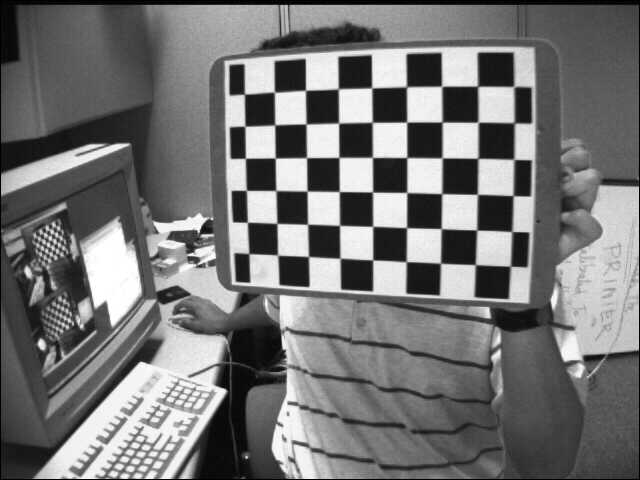
#> input picture 2week/calibration_images/left01.jpg, 640 x 480 px; its folder holds only this picture in this run
$ python 'project 2-1.py'
#> lines starting #> are read from the running program, lines starting #| are printed output that depends on the picture; long printed decimals are rounded
import cv2  # OpenCV 라이브러리를 불러옵니다.
import numpy as np  # 배열 계산을 위해 NumPy를 불러옵니다.
import glob  # 여러 이미지 파일 경로를 한 번에 불러오기 위해 사용합니다.

# 체크보드의 내부 코너 개수를 설정합니다.
CHECKERBOARD = (9, 6)

# 체크보드 한 칸의 실제 크기를 mm 단위로 설정합니다.
square_size = 25.0

# 코너 위치를 더 정밀하게 찾기 위한 종료 조건을 설정합니다.
criteria = (cv2.TERM_CRITERIA_EPS + cv2.TERM_CRITERIA_MAX_ITER, 30, 0.001)

# 체크보드의 실제 3차원 좌표를 저장할 배열을 생성합니다.
objp = np.zeros((CHECKERBOARD[0] * CHECKERBOARD[1], 3), np.float32)

# 체크보드 평면 위의 (x, y) 좌표를 격자 형태로 생성합니다.
objp[:, :2] = np.mgrid[0:CHECKERBOARD[0], 0:CHECKERBOARD[1]].T.reshape(-1, 2)

# 생성한 좌표에 실제 한 칸 크기를 곱해 실제 크기를 반영합니다.
objp *= square_size

# 모든 이미지의 실제 3차원 좌표를 저장할 리스트입니다.
objpoints = []

# 모든 이미지의 2차원 코너 좌표를 저장할 리스트입니다.
imgpoints = []

# calibration_images 폴더 안의 left로 시작하는 jpg 파일들을 모두 불러옵니다.
images = glob.glob("2week/calibration_images/left*.jpg")

# 이미지 크기를 저장할 변수를 미리 만들어 둡니다.
img_size = None

# -----------------------------
# 1. 체크보드 코너 검출
# -----------------------------
for fname in images:  # 불러온 모든 체크보드 이미지에 대해 반복합니다.
    img = cv2.imread(fname)  # 현재 이미지를 읽어옵니다.
#> img is the input picture: shape (480, 640, 3); min 0, max 255, mean 116.6

    if img is None:  # 이미지가 정상적으로 읽히지 않은 경우를 확인합니다.
        print("이미지를 읽을 수 없습니다:", fname)  # 어떤 파일에서 문제가 생겼는지 출력합니다.
        continue  # 현재 파일은 건너뛰고 다음 파일로 넘어갑니다.

    gray = cv2.cvtColor(img, cv2.COLOR_BGR2GRAY)  # 코너 검출을 위해 이미지를 그레이스케일로 변환합니다.
    img_size = gray.shape[::-1]  # 이미지 크기를 (width, height) 형태로 저장합니다.
#> img_size = (640, 480)

    ret, corners = cv2.findChessboardCorners(gray, CHECKERBOARD, None)  # 체크보드 코너를 검출합니다.
#> ret = True; corners = 54 rows, first 8: [244.5, 94.33], [274.6, 92.24], [305.5, 90.4], [338.4, 88.84], [371.6, 87.98], [406.8, 86.92], [441.6, 86.37], [477.6, 86.38]

    if ret:  # 코너 검출에 성공한 경우입니다.
        objpoints.append(objp)  # 실제 3차원 좌표를 저장합니다.

        corners2 = cv2.cornerSubPix(  # 검출한 코너 위치를 더 정확하게 보정합니다.
            gray,  # 입력 그레이스케일 이미지입니다.
            corners,  # 처음 검출한 코너 좌표입니다.
            (11, 11),  # 코너 주변 탐색 윈도우 크기입니다.
            (-1, -1),  # dead zone을 사용하지 않겠다는 의미입니다.
            criteria  # 앞에서 설정한 종료 조건을 사용합니다.
        )
#> corners2 = 54 rows, first 8: [244.4, 94.14], [274.4, 92.21], [305.5, 90.32], [338.3, 88.79], [371.7, 87.87], [406.5, 86.71], [441.6, 86.25], [477.6, 86.22]

        imgpoints.append(corners2)  # 보정된 2차원 코너 좌표를 저장합니다.

        print("코너 검출 성공:", fname)  # 어떤 이미지에서 코너 검출에 성공했는지 출력합니다.
    else:  # 코너 검출에 실패한 경우입니다.
        print("코너 검출 실패:", fname)  # 실패한 파일 이름을 출력합니다.

if len(objpoints) == 0 or len(imgpoints) == 0:  # 유효한 코너를 찾은 이미지가 하나도 없는지 확인합니다.
    print("유효한 체크보드 코너를 찾은 이미지가 없습니다.")  # 오류 메시지를 출력합니다.
    exit()  # 프로그램을 종료합니다.

# -----------------------------
# 2. 카메라 캘리브레이션
# -----------------------------
ret, K, dist, rvecs, tvecs = cv2.calibrateCamera(  # 검출한 좌표들을 이용해 카메라 캘리브레이션을 수행합니다.
    objpoints,  # 실제 3차원 좌표 목록입니다.
    imgpoints,  # 이미지에서 검출한 2차원 좌표 목록입니다.
    img_size,  # 이미지 크기입니다.
    None,  # 초기 카메라 행렬은 지정하지 않습니다.
    None  # 초기 왜곡 계수도 지정하지 않습니다.
)
#> ret = 0.161; K = [[811.4, 0, 306.3], [0, 768.8, 314.7], [0, 0, 1]]; dist = [[-0.656, 0.296, -0.0603, 0.0206, -0.406]]; rvecs = ([0.252, 0.427, 0.0302],); tvecs = ([-47.08, -169.8, 587.5],)

print("Camera Matrix K:")  # 카메라 내부 행렬 출력을 위한 제목입니다.
print(K)  # 계산된 Camera Matrix를 출력합니다.
#| [[811.353   0.         306.305]
#|  [  0.         768.773 314.671]
#|  [  0.           0.           1.        ]]

print("\nDistortion Coefficients:")  # 왜곡 계수 출력을 위한 제목입니다.
print(dist)  # 계산된 왜곡 계수를 출력합니다.
#| [[-0.6556   0.2957  -0.06027  0.02059 -0.4062]]

# -----------------------------
# 3. 왜곡 보정 시각화
# -----------------------------
test_img = cv2.imread(images[0])  # 첫 번째 체크보드 이미지를 예시 이미지로 다시 불러옵니다.

if test_img is None:  # 테스트 이미지를 정상적으로 읽었는지 확인합니다.
    print("왜곡 보정용 테스트 이미지를 읽을 수 없습니다.")  # 읽기 실패 메시지를 출력합니다.
    exit()  # 프로그램을 종료합니다.

h, w = test_img.shape[:2]  # 테스트 이미지의 높이와 너비를 저장합니다.
#> h = 480; w = 640

newK, roi = cv2.getOptimalNewCameraMatrix(K, dist, (w, h), 1, (w, h))
#> newK = [[580.9, 0, 334.3], [0, 541.3, 299], [0, 0, 1]]; roi = (80, 70, 517, 354)
# 왜곡 보정에 사용할 새로운 카메라 행렬을 계산합니다.

undistorted = cv2.undistort(test_img, K, dist, None, newK)
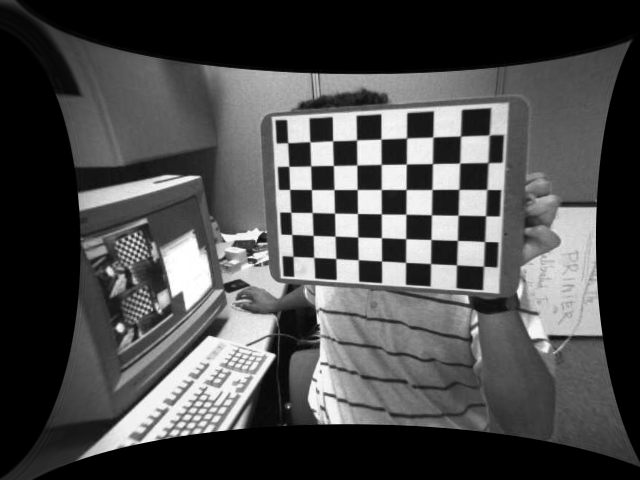
#> undistorted: shape (480, 640, 3); min 0, max 255, mean 75.3
# 원본 이미지에 왜곡 보정을 적용합니다.

cv2.imwrite("original_image.jpg", test_img)  # 원본 이미지를 파일로 저장합니다.
cv2.imwrite("undistorted_image.jpg", undistorted)  # 왜곡 보정된 이미지를 파일로 저장합니다.

cv2.imshow("Original Image", test_img)  # 원본 이미지를 화면에 출력합니다.
cv2.imshow("Undistorted Image", undistorted)  # 왜곡 보정된 이미지를 화면에 출력합니다.

cv2.waitKey(0)  # 키 입력이 들어올 때까지 창을 유지합니다.
cv2.destroyAllWindows()  # 모든 OpenCV 창을 닫습니다.

$ run again, on 2week/calibration_images/left05.jpg
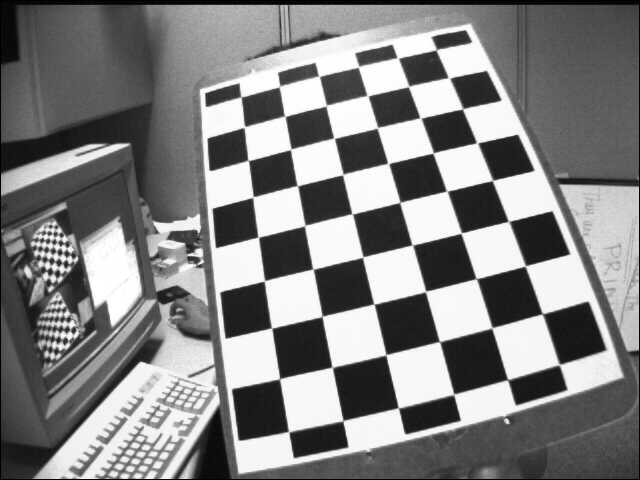
#> input picture 2week/calibration_images/left05.jpg, 640 x 480 px
#> img is the input picture: shape (480, 640, 3); min 0, max 255, mean 129.8
#> `ret, corners = cv2.findChessboardCorners(gray, CHECKERBOARD, None)`: ret = True; corners = 54 rows, first 8: [435.9, 50.23], [450, 78.54], [462.7, 108.8], [476.5, 142.8], [492.5, 180.5], [508.4, 221.1], [525.3, 265.9], [542.1, 313.6]
#> corners2 = 54 rows, first 8: [436.3, 49.72], [449, 77.82], [462.6, 108.7], [477.1, 142.9], [492.5, 180.4], [508.7, 221.4], [525.3, 265.9], [542.4, 313.8]
#> `ret, K, dist, rvecs, tvecs = cv2.calibrateCamera(`: ret = 0.143; K = [[639.5, 0, 320.2], [0, 651.5, 193.3], [0, 0, 1]]; dist = [[-0.412, -0.0341, 0.027, 0.0148, 0.431]]; rvecs = ([-0.361, 0.527, 1.3],); tvecs = ([71.82, -88.53, 380.3],)
#| [[639.458   0.         320.195]
#|  [  0.         651.460 193.277]
#|  [  0.           0.           1.        ]]
#| [[-0.412 -0.03405  0.027  0.01479   0.431  ]]
#> newK = [[521, 0, 334.1], [0, 536.2, 210.7], [0, 0, 1]]; roi = (26, 40, 593, 418)
#> `undistorted = cv2.undistort(test_img, K, dist, None, newK)`:
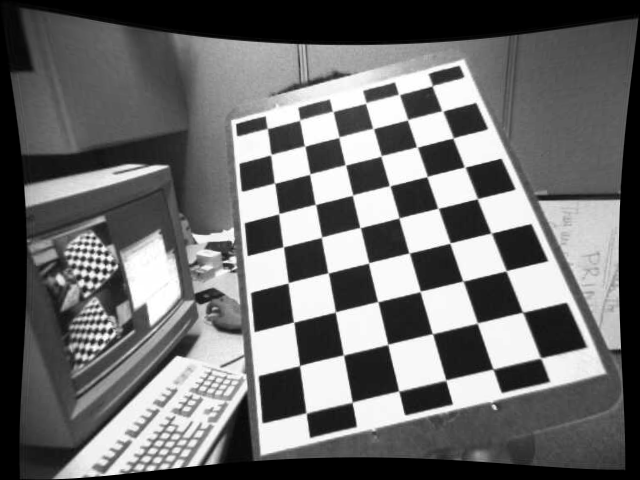
#> undistorted: shape (480, 640, 3); min 0, max 255, mean 108.8

$ run again, on 2week/calibration_images/left06.jpg
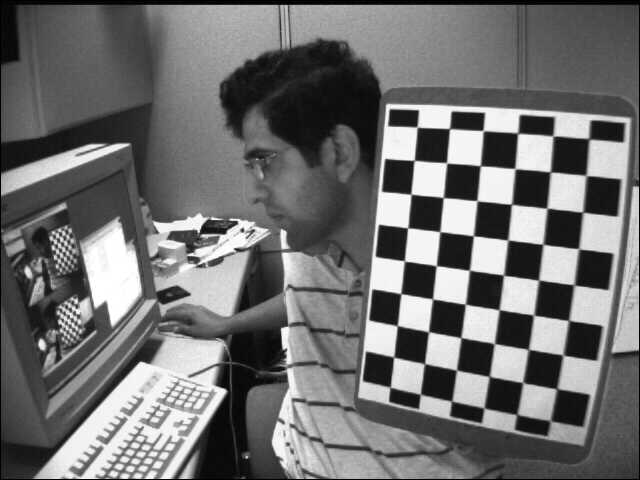
#> input picture 2week/calibration_images/left06.jpg, 640 x 480 px
#> img is the input picture: shape (480, 640, 3); min 0, max 255, mean 111.6
#> `ret, corners = cv2.findChessboardCorners(gray, CHECKERBOARD, None)`: ret = True; corners = 54 rows, first 8: [589.1, 139], [586.5, 175.8], [582, 212.4], [578.4, 248.2], [574.2, 284.7], [568.5, 320.2], [561.9, 355.4], [556.5, 388.5]
#> corners2 = 54 rows, first 8: [588.9, 138.7], [586.1, 175.5], [582.7, 212.2], [578.7, 248.8], [574, 284.9], [568.7, 320.6], [563, 355], [556.8, 388.8]
#> `ret, K, dist, rvecs, tvecs = cv2.calibrateCamera(`: ret = 0.129; K = [[638.5, 0, 274.7], [0, 644.8, 221.8], [0, 0, 1]]; dist = [[-0.377, 0.0417, -9.77e-05, 0.0319, 0.101]]; rvecs = ([0.483, 0.397, 1.63],); tvecs = ([211.1, -56.21, 406.4],)
#| [[638.450   0.         274.706]
#|  [  0.         644.821 221.782]
#|  [  0.           0.           1.        ]]
#| [[-3.76940141e-01  4.17449793e-02 -9.76627187e-05  3.18911428e-02
#|    1.01376989e-01]]
#> newK = [[518.6, 0, 300.3], [0, 508.1, 217.7], [0, 0, 1]]; roi = (42, 35, 578, 400)
#> `undistorted = cv2.undistort(test_img, K, dist, None, newK)`:
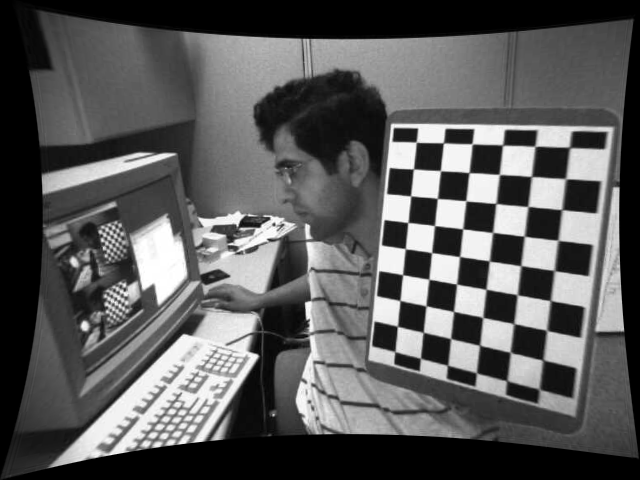
#> undistorted: shape (480, 640, 3); min 0, max 255, mean 89.4

$ run again, on 2week/calibration_images/left07.jpg
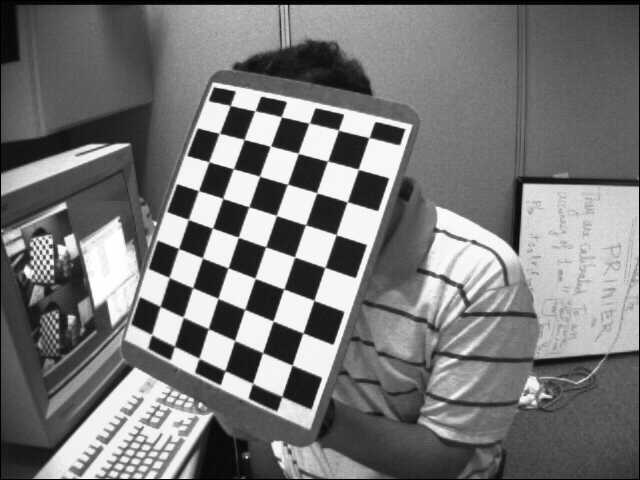
#> input picture 2week/calibration_images/left07.jpg, 640 x 480 px
#> img is the input picture: shape (480, 640, 3); min 0, max 255, mean 119.5
#> `ret, corners = cv2.findChessboardCorners(gray, CHECKERBOARD, None)`: ret = True; corners = 54 rows, first 8: [368.8, 137.9], [358.2, 169.3], [347.2, 202.1], [336.2, 234.5], [324.8, 267.4], [314.1, 300.2], [303.2, 333.1], [292.2, 365]
#> corners2 = 54 rows, first 8: [369, 137.6], [358.3, 169.3], [347.2, 201.9], [336.1, 234.7], [324.9, 267.4], [313.9, 300.3], [303, 332.9], [292.1, 365.2]
#> `ret, K, dist, rvecs, tvecs = cv2.calibrateCamera(`: ret = 0.182; K = [[715.8, 0, 331.1], [0, 695.3, 180.1], [0, 0, 1]]; dist = [[-0.699, 2.73, 0.0316, 0.0155, -9.38]]; rvecs = ([0.198, 0.467, 1.84],); tvecs = ([27.28, -31.5, 510.6],)
#| [[715.825   0.         331.050]
#|  [  0.         695.279 180.078]
#|  [  0.           0.           1.        ]]
#| [[-0.6991  2.731   0.03155  0.01553 -9.376]]
#> newK = [[415.2, 0, 418.1], [0, 356.7, 274.1], [0, 0, 1]]; roi = (226, 182, 371, 246)
#> `undistorted = cv2.undistort(test_img, K, dist, None, newK)`:
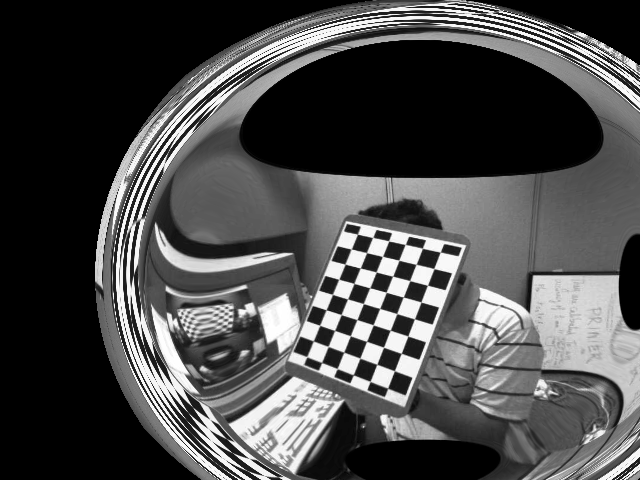
#> undistorted: shape (480, 640, 3); min 0, max 255, mean 75.1

$ run again, on 2week/calibration_images/left02.jpg
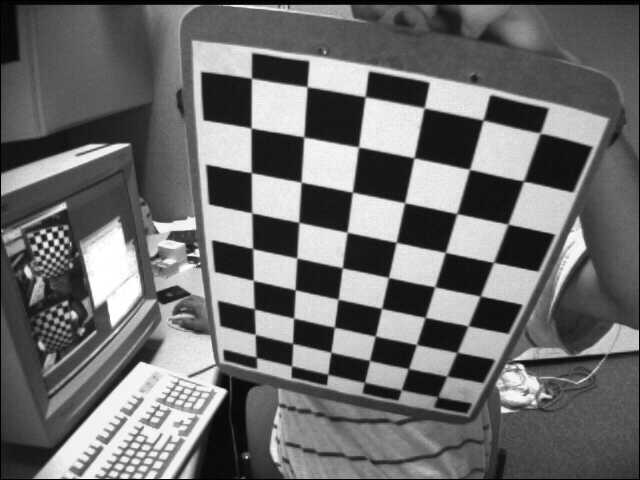
#> input picture 2week/calibration_images/left02.jpg, 640 x 480 px
#> img is the input picture: shape (480, 640, 3); min 0, max 255, mean 109
#> `ret, corners = cv2.findChessboardCorners(gray, CHECKERBOARD, None)`: ret = True; corners = 54 rows, first 8: [256.6, 357.4], [255.3, 334.5], [254.8, 309], [253.3, 280.1], [252.5, 248], [251.8, 212.8], [251.2, 172.5], [251.4, 128.3]
#> corners2 = 54 rows, first 8: [256.4, 362.4], [255.2, 334.4], [254.3, 308.9], [253.3, 280.4], [252.6, 248.6], [251.8, 212.8], [251.3, 172.7], [251.1, 128]
#> `ret, K, dist, rvecs, tvecs = cv2.calibrateCamera(`: ret = 1.09; K = [[523, 0, 332.5], [0, 525.6, 254.4], [0, 0, 1]]; dist = [[-0.0743, -0.899, 0.0186, -0.00871, 2.25]]; rvecs = ([0.441, 0.686, -1.33],); tvecs = ([-52.06, 70.1, 352.9],)
#| [[523.025    0.         332.550]
#|  [  0.         525.582 254.369]
#|  [  0.           0.           1.        ]]
#| [[-0.07435 -0.8993  0.01859 -0.008707  2.253]]
#> newK = [[507.3, 0, 325.7], [0, 499.6, 261.4], [0, 0, 1]]; roi = (56, 52, 554, 400)
#> `undistorted = cv2.undistort(test_img, K, dist, None, newK)`:
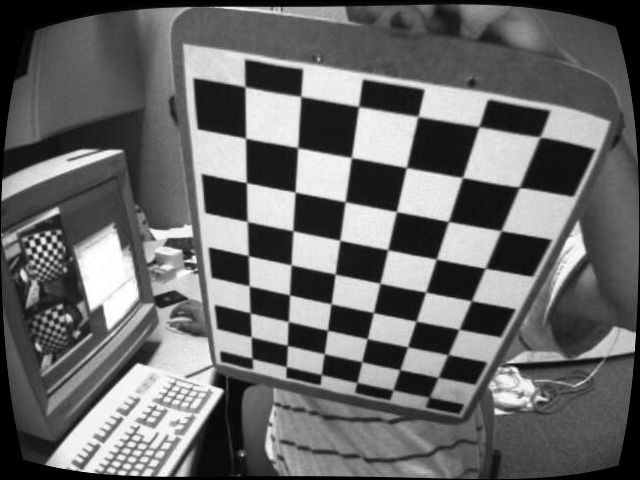
#> undistorted: shape (480, 640, 3); min 0, max 255, mean 105.4
